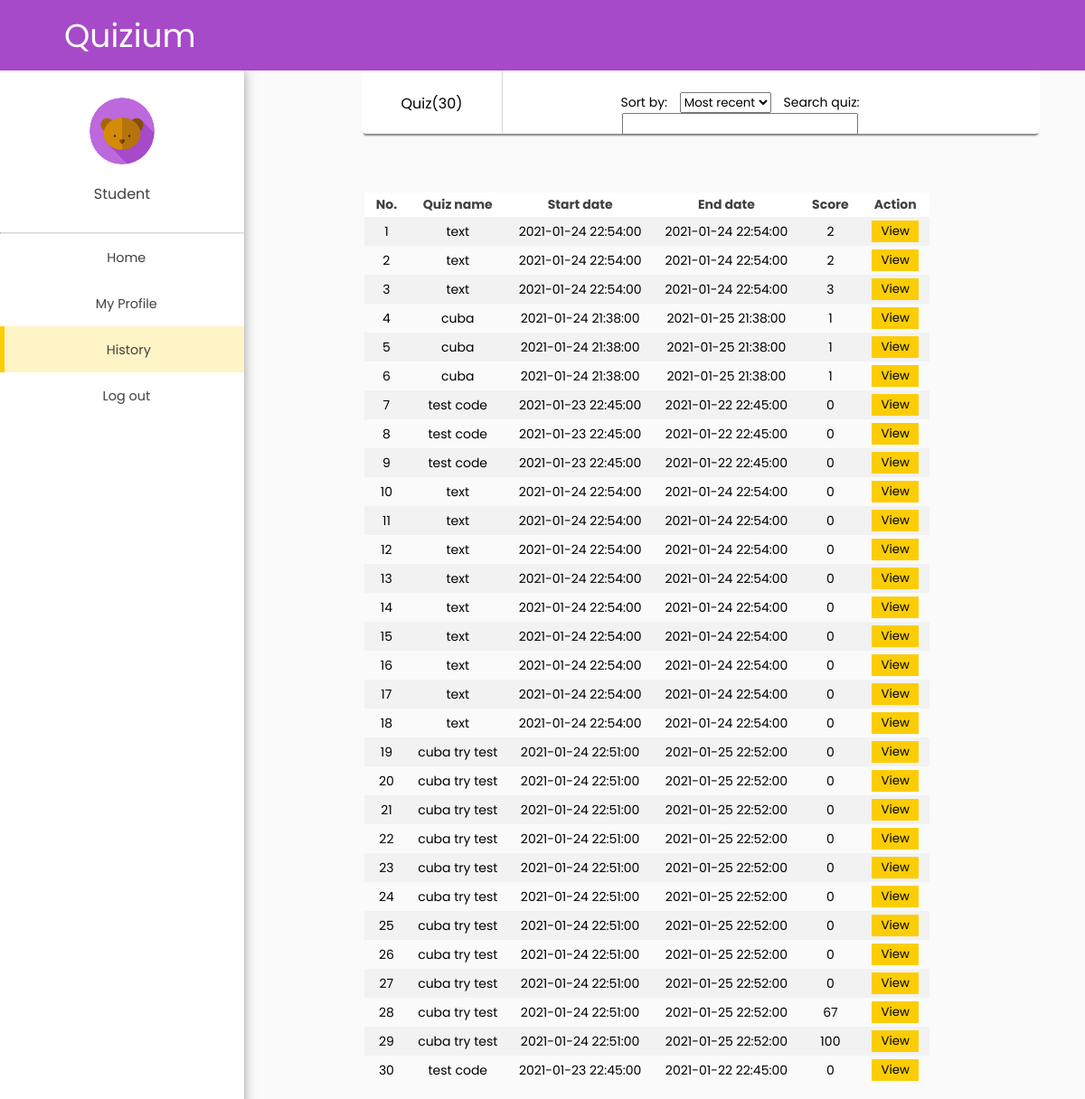
The page /student/StudentHistory.php (signed in) on the database its author committed.
### tables this page shows
CREATE TABLE `answeredquiz` (
  `answeredQuizID` int(11) NOT NULL,
  `StudentID` int(11) NOT NULL,
  `mark` int(11) NOT NULL,
  `quizID` int(5) NOT NULL
);

CREATE TABLE `quiz` (
  `quizID` int(11) NOT NULL,
  `InstructorID` int(11) NOT NULL,
  `quizName` varchar(255) NOT NULL,
  `dateOpen` datetime NOT NULL,
  `dateClose` datetime NOT NULL,
  `quizDescription` varchar(255) NOT NULL,
  `quizCode` varchar(255) NOT NULL,
  `classAverage` float NOT NULL
);

### database/query/OneQuiz.php (called while the page is built)
<?php
        $id = $_SESSION["studentID"];
        $quiz = "SELECT * FROM answeredquiz aq
        JOIN quiz q ON q.quizID = aq.quizID
        WHERE StudentID = $id";
        $result = mysqli_query($conn, $quiz);
?>

### student/StudentHistory.php (the view, shortened to what this page needs)
<?php include("../config/db_connect.php");?>
<html>
<head>
    <link rel="stylesheet" href="https://cdn.jsdelivr.net/gh/lykmapipo/themify-icons@0.1.2/css/themify-icons.css">
    <link rel="stylesheet" href="https://use.fontawesome.com/releases/v5.15.1/css/all.css">
    <link rel="stylesheet" href="https://use.fontawesome.com/releases/v5.15.1/css/v4-shims.css">
    <link rel="stylesheet" href="../css/style.css">
    <link rel="stylesheet" href="../css/report.css">
</head>
<body>
    <div class="sidebar">
        <div class="sidebar-user">
            <img src="../image/bear.png">
            <div class="user-image">
                <p>Student</p>
            </div>
        </div>
        <div class="sidebar-menu">
            <hr>
            <ul>
                <li>
                    <a href="StudentHome.php">
                        <span>Home</span>
                    </a>
                </li>
                <li>
                    <a href="StudentProfile.php" >
                        <span>My Profile</span>
                    </a>
                </li>
                <li class="active">
                    <a href="#">
                        <span>History</span>
                    </a>
                </li>
                <li>
                    <a href="../database/query/logout.php?action=Logout">
                        <span>Log out</span>
                    </a>
                </li>
            </ul>
        </div>
    </div>
    <div class="main-content">
        <header>
            <div class="website-name">
                <h3>
                <a href="index.php"><span>Quizium</span></a>
                </h3>
            </div>
        </header>
        <main>
            <div class="sorting">
                <div class="quizTot">
                    Quiz(<?php include ("../database/query/CountOneQuiz.php")?>)
                </div>
                <div class="sortBy">
                    <p>Sort by:</p>
                    <select name="sortBy">
                        <option value="recent">Most recent</option>
                    </select>
                    <p>Search quiz:</p>
                    <input type="text">
                </div>
            </div>
            <div class="quiz-list">
                <table>
                    <tr>
                        <th>No.</th><th>Quiz name</th><th>Start date</th><th>End date</th><th>Score</th><th>Action</th>
                    </tr>
                    <?php
                        include("../database/query/OneQuiz.php");
                        if($result-> num_rows >0) {
                        $i = 1;
                        while ($row = $result-> fetch_assoc()) {
                    ?>
                    <tr>
                        <td><?php echo $i?></td>
                        <td><?php echo $row["quizName"]?></td>
                        <td><?php echo $row["dateOpen"]?></td>
                        <td><?php echo $row["dateClose"]?></td>
                        <td><?php echo $row["mark"]?></td>
                        <td><a href="StudentOneReport.php?id=<?php echo $row['answeredQuizID']; ?>"><button class="button btnView">View</button></a></td>
                    </tr>
                   <?php $i++; }
                   }?>
                </table>
            </div>
        </main>
    </div>
</body>
</html>

### database/query/CountOneQuiz.php (shortened to what this page needs)
<?php
    $id = $_SESSION["studentID"];
    $sql = "SELECT COUNT(*) c
            FROM answeredquiz
            WHERE StudentID = $id";
    $result = $conn->query($sql);
    if($result-> num_rows>0) {
        while ($row = $result-> fetch_assoc()) {
          echo $row["c"];
        }
    }
?>

### css/style.css (style rules this page uses)
:root { --main-color: #A64AC9; --text-grey: #414141; --background: #FAFAFA; }
* { font-family: 'Poppins', sans-serif; margin: 0; padding: 0; text-decoration: none; list-style-type: none; box-sizing: border-box; }
.sidebar { height: calc(100% - 60px); width: 270px; position: fixed; left: 0; top: 78px; z-index: 100; background: #fff; color: var(--text-grey); overflow-y: auto; box-shadow: -5px 0 15px 0 rgb(54, 54, 54); z-index: 1; }
.sidebar li { text-align: center; padding-top: 13px; padding-bottom: 13px; }
.sidebar a { color: var(--text-grey); font-size: .9rem; }
.sidebar a span:last-child { padding-left: .6rem; }
.sidebar-user { padding-top: 30px; padding-bottom: 30px; text-align: center; }
.sidebar-user img { border-radius: 50%; height: 74px; width: 72px; }
.user-image { padding-top: 20px; }
.main-content { position: relative; margin-left: 270px; }
header { position: fixed; top: 0; left: 0; z-index: 100; width: 100%; background: var(--main-color); height: 78px; padding: 0rem 1rem; display: flex; align-items: center; justify-content: space-between; border-bottom: 1px solid #ccc; z-index: 2; border: none; }
main { margin-top: 78px; background: var(--background); min-height: 90vh; padding: 1rem; }
h3 { font-size: 36px; font-weight: 400; font-style: normal; font-family: 'Poppins', sans-serif; color: #FFF; }
.website-name { padding-left: 55px; }
.website-name a { text-decoration: none; color: #FFF; }
.active { background-color: #fccf053a; border-left: 5px solid #FCCD05; color: #FFF; }
hr { border-top: 1px solid #DBD5D5; }
.button { border: none; text-align: center; text-decoration: none; cursor: pointer; font-family: 'Poppins', sans-serif; outline: none; }
.btnView { background-color: #FCCD05; padding-left: 10px; padding-right: 10px; padding-top: 2px; padding-bottom: 2px; }
.sorting { left: 500; border-radius: 5px; width: 750px; height: 76px; background-color: #FFF; box-shadow: 0 4px 2px -2px rgb(131, 128, 128); position: fixed; top: 72; left: 400; right: 500; display: inline-block; z-index: 1; }
.sorting .quizTot { text-align: center; height: 76px; width: 156px; padding: 30px; border-right: 1px solid #DBD5D5; float: left; }
.sorting .sortBy { width: 545px; height: 76px; font-size: 14px; text-align: center; padding: 30px; margin-left: 146px; }
.sorting .sortBy p { display:inline; padding: 10px; }

### css/report.css (style rules this page uses)
.quiz-list { margin-top: 119px; margin-left: 117px; }
.quiz-list table { border-collapse: collapse; font-size: 14px; width: 80%; }
.quiz-list td, th { border: none; padding: 4px; text-align: center; }
tr:nth-child(even) { background-color: #f2f2f2; }
th { padding-top: 10px; padding-bottom: 10px; background-color: white; color: #414141; }
.table-container td, th { border: none; padding: 3 10px; text-align: center; }

### rows shown on the page
answeredquiz: quizID.quizName "text", quizID.dateOpen "2021-01-24 22:54:00", quizID.dateClose "2021-01-24 22:54:00", mark "2"
answeredquiz: quizID.quizName "text", quizID.dateOpen "2021-01-24 22:54:00", quizID.dateClose "2021-01-24 22:54:00", mark "2"
answeredquiz: quizID.quizName "text", quizID.dateOpen "2021-01-24 22:54:00", quizID.dateClose "2021-01-24 22:54:00", mark "3"
answeredquiz: quizID.quizName "cuba", quizID.dateOpen "2021-01-24 21:38:00", quizID.dateClose "2021-01-25 21:38:00", mark "1"
answeredquiz: quizID.quizName "cuba", quizID.dateOpen "2021-01-24 21:38:00", quizID.dateClose "2021-01-25 21:38:00", mark "1"
answeredquiz: quizID.quizName "cuba", quizID.dateOpen "2021-01-24 21:38:00", quizID.dateClose "2021-01-25 21:38:00", mark "1"
answeredquiz: quizID.quizName "test code", quizID.dateOpen "2021-01-23 22:45:00", quizID.dateClose "2021-01-22 22:45:00", mark "0"
answeredquiz: quizID.quizName "test code", quizID.dateOpen "2021-01-23 22:45:00", quizID.dateClose "2021-01-22 22:45:00", mark "0"
answeredquiz: quizID.quizName "test code", quizID.dateOpen "2021-01-23 22:45:00", quizID.dateClose "2021-01-22 22:45:00", mark "0"
answeredquiz: quizID.quizName "text", quizID.dateOpen "2021-01-24 22:54:00", quizID.dateClose "2021-01-24 22:54:00", mark "0"
answeredquiz: quizID.quizName "text", quizID.dateOpen "2021-01-24 22:54:00", quizID.dateClose "2021-01-24 22:54:00", mark "0"
answeredquiz: quizID.quizName "text", quizID.dateOpen "2021-01-24 22:54:00", quizID.dateClose "2021-01-24 22:54:00", mark "0"
answeredquiz: quizID.quizName "text", quizID.dateOpen "2021-01-24 22:54:00", quizID.dateClose "2021-01-24 22:54:00", mark "0"
answeredquiz: quizID.quizName "text", quizID.dateOpen "2021-01-24 22:54:00", quizID.dateClose "2021-01-24 22:54:00", mark "0"
answeredquiz: quizID.quizName "text", quizID.dateOpen "2021-01-24 22:54:00", quizID.dateClose "2021-01-24 22:54:00", mark "0"
answeredquiz: quizID.quizName "text", quizID.dateOpen "2021-01-24 22:54:00", quizID.dateClose "2021-01-24 22:54:00", mark "0"
answeredquiz: quizID.quizName "text", quizID.dateOpen "2021-01-24 22:54:00", quizID.dateClose "2021-01-24 22:54:00", mark "0"
answeredquiz: quizID.quizName "text", quizID.dateOpen "2021-01-24 22:54:00", quizID.dateClose "2021-01-24 22:54:00", mark "0"
answeredquiz: quizID.quizName "cuba try test", quizID.dateOpen "2021-01-24 22:51:00", quizID.dateClose "2021-01-25 22:52:00", mark "0"
answeredquiz: quizID.quizName "cuba try test", quizID.dateOpen "2021-01-24 22:51:00", quizID.dateClose "2021-01-25 22:52:00", mark "0"
answeredquiz: quizID.quizName "cuba try test", quizID.dateOpen "2021-01-24 22:51:00", quizID.dateClose "2021-01-25 22:52:00", mark "0"
answeredquiz: quizID.quizName "cuba try test", quizID.dateOpen "2021-01-24 22:51:00", quizID.dateClose "2021-01-25 22:52:00", mark "0"
answeredquiz: quizID.quizName "cuba try test", quizID.dateOpen "2021-01-24 22:51:00", quizID.dateClose "2021-01-25 22:52:00", mark "0"
answeredquiz: quizID.quizName "cuba try test", quizID.dateOpen "2021-01-24 22:51:00", quizID.dateClose "2021-01-25 22:52:00", mark "0"
answeredquiz: quizID.quizName "cuba try test", quizID.dateOpen "2021-01-24 22:51:00", quizID.dateClose "2021-01-25 22:52:00", mark "0"
answeredquiz: quizID.quizName "cuba try test", quizID.dateOpen "2021-01-24 22:51:00", quizID.dateClose "2021-01-25 22:52:00", mark "0"
answeredquiz: quizID.quizName "cuba try test", quizID.dateOpen "2021-01-24 22:51:00", quizID.dateClose "2021-01-25 22:52:00", mark "0"
answeredquiz: quizID.quizName "cuba try test", quizID.dateOpen "2021-01-24 22:51:00", quizID.dateClose "2021-01-25 22:52:00", mark "67"
answeredquiz: quizID.quizName "cuba try test", quizID.dateOpen "2021-01-24 22:51:00", quizID.dateClose "2021-01-25 22:52:00", mark "100"
answeredquiz: quizID.quizName "test code", quizID.dateOpen "2021-01-23 22:45:00", quizID.dateClose "2021-01-22 22:45:00", mark "0"

### other values the page prints
$row["c"] "30"
